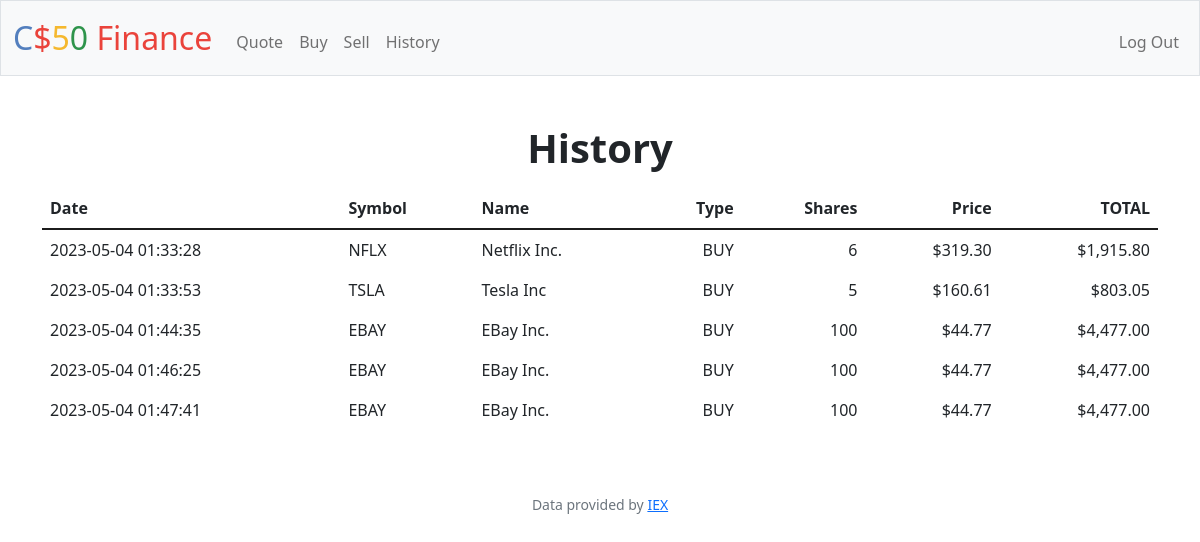
/history (signed in), run on an earlier commit of the app's database.
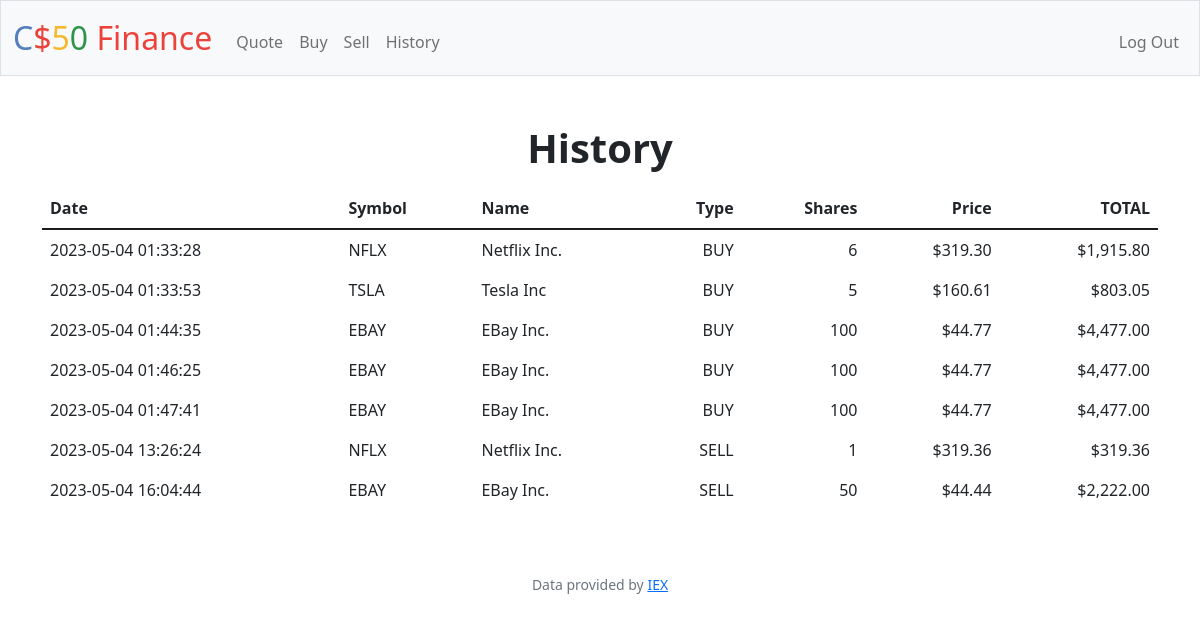
And on a later commit of the database.
### tables this page shows
CREATE TABLE transactions (user_id INTEGER, transaction_id INTEGER PRIMARY KEY AUTOINCREMENT NOT NULL, date TEXT NOT NULL, stock_symbol TEXT NOT NULL, stock_name TEXT NOT NULL, price_per_share NUMERIC NOT NULL, quantity INTEGER NOT NULL, type TEXT NOT NULL, FOREIGN KEY(user_id) REFERENCES users(id));

### app.py (the view)
@app.route("/history")
@login_required
def history():
    user_id = session["user_id"]
    history_data = db.execute("SELECT * FROM transactions "
                              "WHERE user_id = ?", user_id)
    for stock in history_data:
        stock["stock_sum"] = usd(float(
            stock["price_per_share"]) * int(stock["quantity"]))
        stock["price_per_share"] = usd(stock["price_per_share"])
    return render_template("history.html", history_data=history_data)

### app.py (called while the page is built)
@app.after_request
def after_request(response):
    response.headers["Cache-Control"] = "no-cache, no-store, must-revalidate"
    response.headers["Expires"] = 0
    response.headers["Pragma"] = "no-cache"
    return response

### helpers.py (called while the page is built)
def login_required(f):
    @wraps(f)
    def decorated_function(*args, **kwargs):
        if session.get("user_id") is None:
            return redirect("/login")
        return f(*args, **kwargs)
    return decorated_function

def usd(value):
    return f"${value:,.2f}"

### templates/history.html (shortened to what this page needs)
{% extends "layout.html" %}
{% block main %}
    <h1 class="h1 fw-bold mb-3">History</h1>
    <div class="container mw-80">
        <table class="table table-borderless">
            <thead>
                <tr>
                    <th scope="col" class="text-start">Date</th>
                    <th scope="col" class="text-start">Symbol</th>
                    <th scope="col" class="text-start">Name</th>
                    <th scope="col" class="text-end">Type</th>
                    <th scope="col" class="text-end">Shares</th>
                    <th scope="col" class="text-end">Price</th>
                    <th scope="col" class="text-end">TOTAL</th>
                </tr>
            </thead>
            <tbody class="border-top">
                {% for data in history_data  %}
                <tr>
                    <td class="text-start">{{ data["date"] }}</td>
                    <td class="text-start">{{ data["stock_symbol"] }}</td>
                    <td class="text-start">{{ data["stock_name"] }}</td>
                    <td class="text-end">{{ data["type"] }}</td>
                    <td class="text-end">{{ data["quantity"] }}</td>
                    <td class="text-end">{{ data["price_per_share"] }}</td>
                    <td class="text-end">{{ data["stock_sum"] }}</td>
                </tr>
                {% endfor %}
            </tbody>
        </table>
    </div>
{% endblock %}

### templates/layout.html (shortened to what this page needs)
<!DOCTYPE html>
<html lang="en">
    <head>
        <link href="https://cdn.jsdelivr.net/npm/bootstrap@5.1.3/dist/css/bootstrap.min.css" rel="stylesheet">
        <link href="/static/styles.css" rel="stylesheet">
    </head>
    <body>
        <nav class="bg-light border navbar navbar-expand-md navbar-light">
            <div class="container-fluid">
                <a class="navbar-brand" href="/"><span class="blue">C</span><span class="red">$</span><span class="yellow">5</span><span class="green">0</span> <span class="red">Finance</span></a>
                <div class="collapse navbar-collapse" id="navbar">
                    {% if session["user_id"] %}
                        <ul class="navbar-nav me-auto mt-2">
                            <li class="nav-item"><a class="nav-link" href="/quote">Quote</a></li>
                            <li class="nav-item"><a class="nav-link" href="/buy">Buy</a></li>
                            <li class="nav-item"><a class="nav-link" href="/sell">Sell</a></li>
                            <li class="nav-item"><a class="nav-link" href="/history">History</a></li>
                        </ul>
                        <ul class="navbar-nav ms-auto mt-2">
                            <li class="nav-item"><a class="nav-link" href="/logout">Log Out</a></li>
                        </ul>
                    {% else %}
                        <ul class="navbar-nav ms-auto mt-2">
                            <li class="nav-item"><a class="nav-link" href="/register">Register</a></li>
                            <li class="nav-item"><a class="nav-link" href="/login">Log In</a></li>
                        </ul>
                    {% endif %}
                </div>
            </div>
        </nav>
        <main class="container-fluid py-5 text-center">
            {% block main %}{% endblock %}
        </main>
        <footer class="mb-5 small text-center text-muted">
            Data provided by <a href="https://iexcloud.io/">IEX</a>
        </footer>
    </body>
</html>

### static/styles.css (style rules this page uses)
nav .navbar-brand { font-size: xx-large; }
nav .navbar-brand .blue { color: #537fbe; }
nav .navbar-brand .red { color: #ea433b; }
nav .navbar-brand .yellow { color: #f5b82e; }
nav .navbar-brand .green { color: #2e944b; }
.border-top { border-top: 2px solid #1c1c1c !important; }

What changed in the data, as far as the page shows it:
added transactions: date "2023-05-04 13:26:24", stock_symbol "NFLX", stock_name "Netflix Inc.", type "SELL", quantity "1", price_per_share "$319.36", stock_sum "$319.36"
added transactions: date "2023-05-04 16:04:44", stock_symbol "EBAY", stock_name "EBay Inc.", type "SELL", quantity "50", price_per_share "$44.44", stock_sum "$2,222.00"
